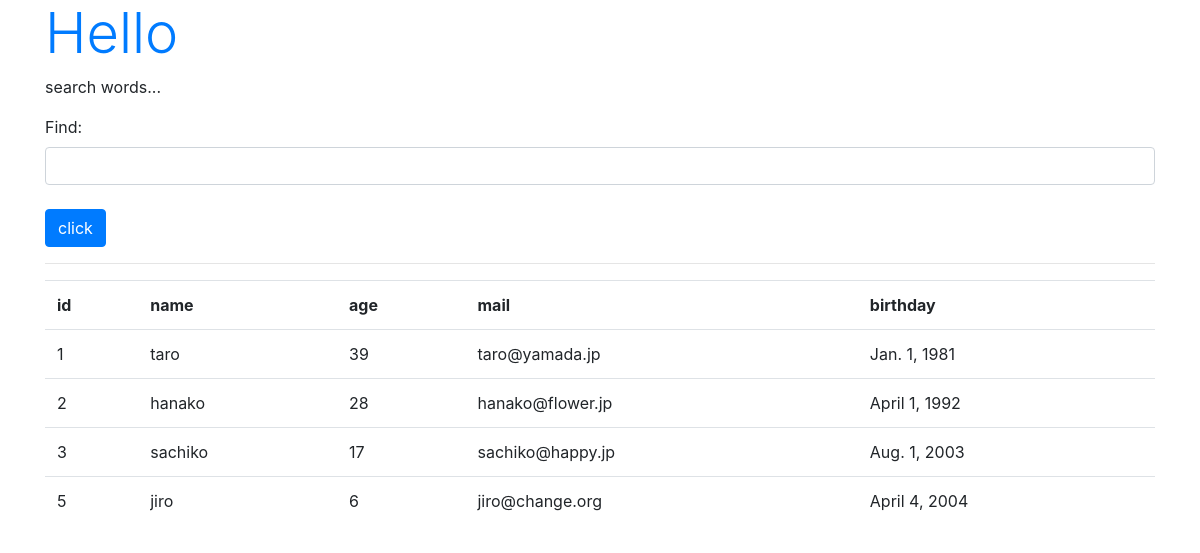
The app's page /hello/find, older data.
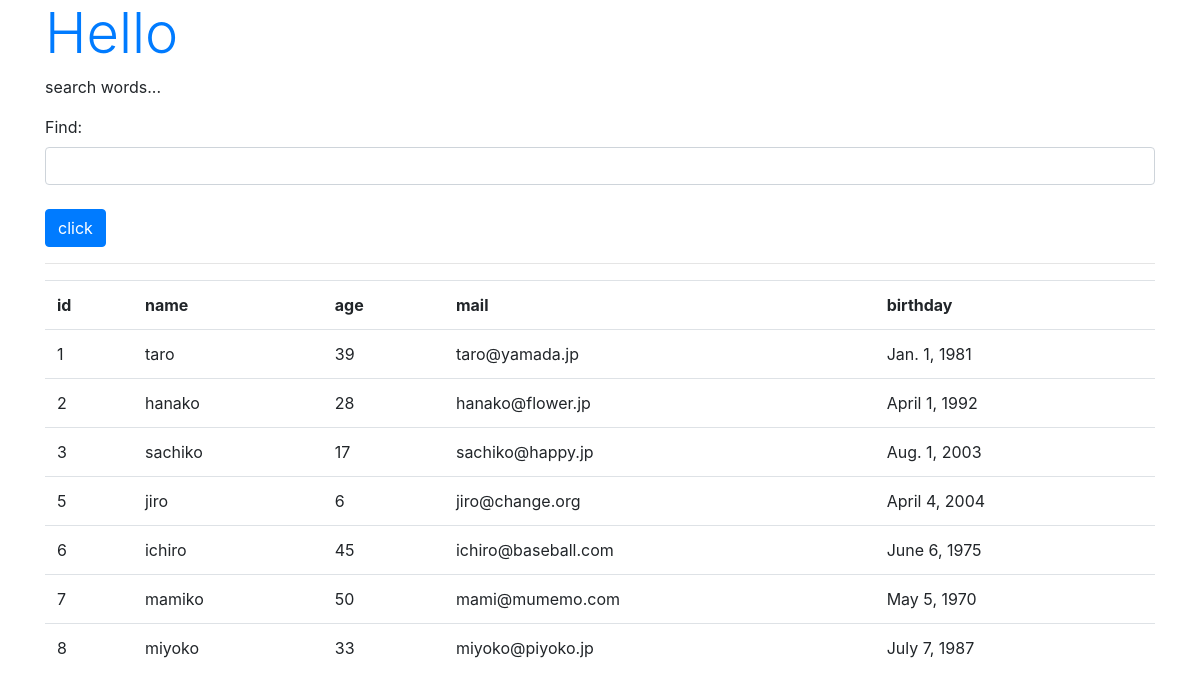
The same page, newer data.
### hello/models.py (models this page shows, shortened)
class Friend(models.Model):
  name = models.CharField(max_length=100, \
    validators=[number_only])
  mail = models.EmailField(max_length=200)
  gender = models.BooleanField()
  age = models.IntegerField()
  birthday = models.DateField()

### hello/views.py (the view)
# urls.py: path('find', views.find, name='find'),
def find(request):
  if(request.method == 'POST'):
    msg = request.POST['find']
    form = FindForm(request.POST)
    sql = 'select * from hello_friend'
    if(msg != ''):
      sql += ' where ' + msg
    data = Friend.objects.raw(sql)
    msg = sql
  else:
    msg = 'search words...'
    form = FindForm()
    data = Friend.objects.all()
  params = {
    'title': 'Hello',
    'message': msg,
    'form': form,
    'data': data,
  }
  return render(request, 'hello/find.html', params)

### hello/forms.py
class FindForm(forms.Form):
  find = forms.CharField(label='Find', required=False, \
    widget=forms.TextInput(attrs={'class':'form-control'}))

### hello/templates/hello/find.html (shortened to what this page needs)
{% load static %}
<!DOCTYPE html>
<html lang="ja">
  <head>
    <link rel="stylesheet" href="https://stackpath.bootstrapcdn.com/bootstrap/4.3.1/css/bootstrap.min.css">
  </head>
  <body class="container">
    <h1 class="display-4 text-primary">{{title}}</h1>
    <p>{{message|safe}}</p>
    <form action="{% url 'find' %}" method="post">
      {{form.as_p}}
      <tr><th></th><td>
        <input type="submit" value="click" class="btn btn-primary mt-2">
      </td></tr>
    </form>
    <hr>
    <table class="table">
      <tr>
        <th>id</th>
        <th>name</th>
        <th>age</th>
        <th>mail</th>
        <th>birthday</th>
      </tr>
      {% for item in data %}
      <tr>
        <td>{{item.id}}</td>
        <td>{{item.name}}</td>
        <td>{{item.age}}</td>
        <td>{{item.mail}}</td>
        <td>{{item.birthday}}</td>
      </tr>
      {% endfor %}
    </table>
  </body>
</html>

Row changes from the older to the newer data that the page shows:
added Friend: id "6", name "ichiro", age "45", mail "ichiro@baseball.com", birthday "June 6, 1975"
added Friend: id "7", name "mamiko", age "50", mail "mami@mumemo.com", birthday "May 5, 1970"
added Friend: id "8", name "miyoko", age "33", mail "miyoko@piyoko.jp", birthday "July 7, 1987"
